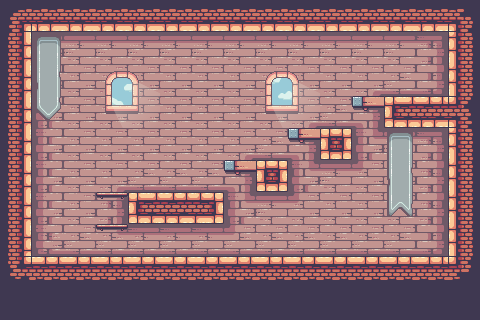

Tiled map render using the project's own tile images. Description and the whole map definition, tile-layer contents included, below:
An orthogonal 15x10 tile map with 32x32 px tiles, 4 tile layers (Background, Decorations, Props, Foreground), 2 tilesets.

<map version="1.10" tiledversion="1.10.2" orientation="orthogonal" renderorder="right-down" width="15" height="10" tilewidth="32" tileheight="32" infinite="0" nextlayerid="6" nextobjectid="1">
 <tileset firstgid="1" source="terrain.tsx" />
 <tileset firstgid="248" source="decorations.tsx" />
 <layer id="5" name="Background" width="15" height="10">
  <data encoding="csv">
155,155,155,155,155,155,155,155,155,155,155,155,155,155,155,
155,135,136,136,136,136,136,136,136,136,136,136,136,137,155,
155,154,155,155,155,155,155,155,155,155,155,141,174,175,155,
155,154,155,155,155,155,155,155,155,141,174,202,155,155,155,
155,154,155,155,155,155,155,141,174,202,155,220,136,137,155,
155,154,155,141,174,174,174,202,155,220,136,161,155,156,155,
155,154,155,156,155,155,155,220,136,161,155,155,155,156,155,
155,173,174,217,212,212,212,218,174,174,174,174,174,175,155,
155,155,155,155,155,155,155,155,155,155,155,155,155,155,155,
155,155,155,155,155,155,155,155,155,155,155,155,155,155,155
</data>
 </layer>
 <layer id="3" name="Decorations" width="15" height="10">
  <data encoding="csv">
0,0,0,0,0,0,0,0,0,0,0,0,0,0,0,
0,256,0,0,0,0,0,0,0,0,0,0,0,0,0,
0,263,0,271,272,0,0,0,273,274,0,0,0,0,0,
0,277,0,278,279,0,0,0,280,281,0,0,0,0,0,
0,0,0,0,0,0,0,0,0,0,0,0,256,0,0,
0,0,0,0,0,0,0,0,0,0,0,0,263,0,0,
0,0,0,0,0,0,0,0,0,0,0,0,270,0,0,
0,0,0,0,0,0,0,0,0,0,0,0,0,0,0,
0,0,0,0,0,0,0,0,0,0,0,0,0,0,0,
0,0,0,0,0,0,0,0,0,0,0,0,0,0,0
</data>
 </layer>
 <layer id="4" name="Props" width="15" height="10">
  <data encoding="csv">
0,0,0,0,0,0,0,0,0,0,0,0,0,0,0,
0,0,0,0,0,0,0,0,0,0,0,0,0,0,0,
0,0,0,0,0,0,0,0,0,0,0,0,0,0,0,
0,0,0,0,0,0,0,0,0,0,0,264,0,0,0,
0,0,0,0,0,0,0,0,0,264,0,0,0,0,0,
0,0,0,0,0,0,0,264,0,0,0,0,0,0,0,
0,0,0,260,0,0,0,0,0,0,0,0,0,0,0,
0,0,0,260,0,0,0,0,0,0,0,0,0,0,0,
0,0,0,0,0,0,0,0,0,0,0,0,0,0,0,
0,0,0,0,0,0,0,0,0,0,0,0,0,0,0
</data>
 </layer>
 <layer id="2" name="Foreground" width="15" height="10">
  <data encoding="csv">
27,60,60,60,60,60,60,60,60,60,60,60,60,60,28,
42,0,0,0,0,0,0,0,0,0,0,0,0,0,40,
42,0,0,0,0,0,0,0,0,0,0,0,0,0,40,
42,0,0,0,0,0,0,0,0,0,0,0,97,98,30,
42,0,0,0,0,0,0,0,0,0,101,0,0,0,40,
42,0,0,0,0,0,0,0,101,0,0,0,0,0,40,
42,0,0,0,97,98,99,0,0,0,0,0,0,0,40,
42,0,0,0,0,0,0,0,0,0,0,0,0,0,40,
46,22,22,22,22,22,22,22,22,22,22,22,22,22,47,
41,41,41,41,41,41,41,41,41,41,41,41,41,41,41
</data>
 </layer>
</map>
